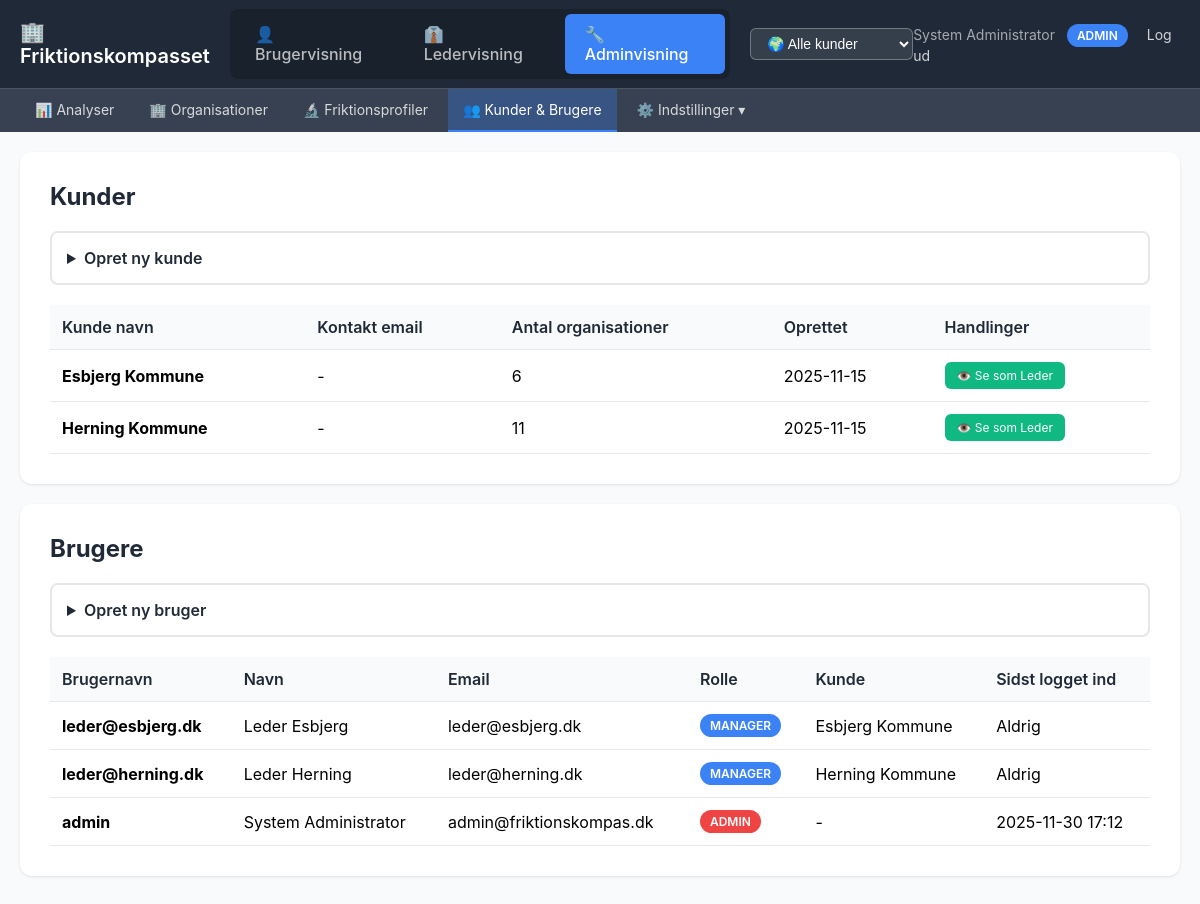
Page /admin/customers (signed in) on the committed database.
### tables this page shows
CREATE TABLE users (
                id TEXT PRIMARY KEY,
                username TEXT UNIQUE NOT NULL,
                password_hash TEXT NOT NULL,
                name TEXT NOT NULL,
                email TEXT,
                role TEXT NOT NULL CHECK(role IN ('admin', 'manager')),
                customer_id TEXT,
                is_active INTEGER DEFAULT 1,
                created_at TIMESTAMP DEFAULT CURRENT_TIMESTAMP,
                last_login TIMESTAMP,
                FOREIGN KEY (customer_id) REFERENCES customers(id) ON DELETE CASCADE
            );

CREATE TABLE customers (
                id TEXT PRIMARY KEY,
                name TEXT NOT NULL,
                contact_email TEXT,
                is_active INTEGER DEFAULT 1,
                created_at TIMESTAMP DEFAULT CURRENT_TIMESTAMP
            );

### admin_app.py (the view)
@app.route('/admin/customers')
@admin_required
def manage_customers():
    customers = list_customers()
    users = list_users()  # Alle users
    return render_template('admin/customers.html',
                         customers=customers,
                         users=users)

### admin_app.py (called while the page is built)
def admin_required(f):
    @wraps(f)
    def decorated_function(*args, **kwargs):
        if 'user' not in session:
            flash('Du skal være logget ind', 'error')
            return redirect(url_for('login'))
        if session['user']['role'] != 'admin':
            flash('Kun admin har adgang til denne side', 'error')
            return redirect(url_for('analyser'))
        return f(*args, **kwargs)
    return decorated_function

### db_hierarchical.py (called while the page is built)
@contextmanager
def get_db():
    conn = sqlite3.connect(DB_PATH, timeout=30.0)
    conn.row_factory = sqlite3.Row
    conn.execute("PRAGMA journal_mode=WAL")
    try:
        yield conn
        conn.commit()
    finally:
        conn.close()

### db_multitenant.py (called while the page is built)
@contextmanager
def get_db():
    conn = sqlite3.connect(DB_PATH)
    conn.row_factory = sqlite3.Row
    try:
        yield conn
        conn.commit()
    finally:
        conn.close()

def list_customers() -> list:
    with get_db() as conn:
        rows = conn.execute("""
            SELECT c.*, COUNT(DISTINCT ou.id) as unit_count
            FROM customers c
            LEFT JOIN organizational_units ou ON c.id = ou.customer_id
            GROUP BY c.id
            ORDER BY c.name
        """).fetchall()
        return [dict(row) for row in rows]

def list_users(customer_id: Optional[str] = None) -> list:
    with get_db() as conn:
        if customer_id:
            rows = conn.execute("""
                SELECT u.*, c.name as customer_name
                FROM users u
                LEFT JOIN customers c ON u.customer_id = c.id
                WHERE u.customer_id = ?
                ORDER BY u.name
            """, (customer_id,)).fetchall()
        else:
            rows = conn.execute("""
                SELECT u.*, c.name as customer_name
                FROM users u
                LEFT JOIN customers c ON u.customer_id = c.id
                ORDER BY u.name
            """).fetchall()
        return [dict(row) for row in rows]

### templates/admin/customers.html (shortened to what this page needs)
{% extends "admin/layout.html" %}
{% block content %}
<div class="card">
    <h2>Kunder</h2>
    <details>
        <summary>Opret ny kunde</summary>
    </details>
    {% if customers %}
    <table>
        <thead>
            <tr>
                <th>Kunde navn</th>
                <th>Kontakt email</th>
                <th>Antal organisationer</th>
                <th>Oprettet</th>
                <th>Handlinger</th>
            </tr>
        </thead>
        <tbody>
            {% for customer in customers %}
            <tr>
                <td><strong>{{ customer.name }}</strong></td>
                <td>{{ customer.contact_email or '-' }}</td>
                <td>{{ customer.unit_count }}</td>
                <td>{{ customer.created_at[:10] }}</td>
                <td>
                    <a href="/admin/impersonate/{{ customer.id }}" class="view-as-btn">👁️ Se som Leder</a>
                </td>
            </tr>
            {% endfor %}
        </tbody>
    </table>
    {% else %}
    <div class="empty">Ingen kunder endnu.</div>
    {% endif %}
</div>
<div class="card">
    <h2>Brugere</h2>
    <details>
        <summary>Opret ny bruger</summary>
    </details>
    {% if users %}
    <table>
        <thead>
            <tr>
                <th>Brugernavn</th>
                <th>Navn</th>
                <th>Email</th>
                <th>Rolle</th>
                <th>Kunde</th>
                <th>Sidst logget ind</th>
            </tr>
        </thead>
        <tbody>
            {% for user in users %}
            <tr>
                <td><strong>{{ user.username }}</strong></td>
                <td>{{ user.name }}</td>
                <td>{{ user.email or '-' }}</td>
                <td>
                    <span class="badge badge-{{ user.role }}">{{ user.role|upper }}</span>
                </td>
                <td>{{ user.customer_name or '-' }}</td>
                <td>{{ user.last_login[:16] if user.last_login else 'Aldrig' }}</td>
            </tr>
            {% endfor %}
        </tbody>
    </table>
    {% else %}
    <div class="empty">Ingen brugere endnu.</div>
    {% endif %}
</div>
{% endblock %}

### templates/admin/layout.html (shortened to what this page needs)
<!DOCTYPE html>
<html>
<head>
</head>
<body>
    <nav class="nav">
        <div class="nav-container">
            <div class="nav-brand">🏢 Friktionskompasset</div>
            {% if session.user.role == 'admin' and not session.impersonating %}
            <ul class="view-switcher">
                <li><a href="/admin/view/user" {% if session.get('view_mode') == 'user' %}class="active"{% endif %}>👤 Brugervisning</a></li>
                <li><a href="/admin/view/manager" {% if session.get('view_mode') == 'manager' %}class="active"{% endif %}>👔 Ledervisning</a></li>
                <li><a href="/admin/view/admin" {% if session.get('view_mode', 'admin') == 'admin' %}class="active"{% endif %}>🔧 Adminvisning</a></li>
            </ul>
            {% endif %}
            {% if session.user.role == 'admin' %}
            <div class="customer-switcher">
                <select id="customerSelect" onchange="switchCustomer(this.value)">
                    <option value="">🌍 Alle kunder</option>
                </select>
            </div>
            {% endif %}
            <div class="nav-user">
                {{ session.user.name }}
                <span class="user-badge">{{ session.user.role|upper }}</span>
                <a href="/logout" style="color: rgba(255,255,255,0.8); margin-left: 15px; text-decoration: none;">Log ud</a>
            </div>
        </div>
    </nav>
    <div class="submenu">
        <div class="submenu-container">
            {% set view_mode = session.get('view_mode', 'admin') %}
            {% if view_mode == 'user' %}
            <ul class="submenu-links">
                <li><a href="/admin/user-view/survey" {% if 'user-view' in request.path %}class="active"{% endif %}>📝 Spørgeskema</a></li>
            </ul>
            {% else %}
            <ul class="submenu-links">
                <li><a href="/admin/analyser" {% if 'analyser' in request.path %}class="active"{% endif %}>📊 Analyser</a></li>
                <li><a href="/admin" {% if request.path == '/admin' and 'campaign' not in request.path %}class="active"{% endif %}>🏢 Organisationer</a></li>
                <li><a href="/admin/profiler" {% if 'profiler' in request.path %}class="active"{% endif %}>🔬 Friktionsprofiler</a></li>
                <li><a href="/admin/customers" {% if 'customers' in request.path %}class="active"{% endif %}>👥 Kunder & Brugere</a></li>
                <li class="submenu-dropdown">
                    <a href="#" class="dropdown-toggle {% if 'email' in request.path or 'settings' in request.path or 'profil-questions' in request.path or 'seed' in request.path %}active{% endif %}">⚙️ Indstillinger ▾</a>
                </li>
            </ul>
            {% endif %}
        </div>
    </div>
    <div class="container">
        {% block content %}{% endblock %}
    </div>
</body>
</html>

### templates/admin/layout.html (style rules this page uses)
* { margin: 0; padding: 0; box-sizing: border-box; }
body { font-family: -apple-system, BlinkMacSystemFont, 'Segoe UI', Arial, sans-serif; background: #f9fafb; }
.nav { background: #1f2937; color: white; padding: 0; box-shadow: 0 2px 4px rgba(0,0,0,0.1); }
.nav-container { max-width: 1400px; margin: 0 auto; display: flex; align-items: center; justify-content: space-between; padding: 0 20px; }
.nav-brand { font-size: 1.25rem; font-weight: 600; padding: 20px 0; }
.view-switcher { display: flex; gap: 5px; list-style: none; background: rgba(0,0,0,0.2); padding: 5px; border-radius: 8px; }
.view-switcher a { color: rgba(255,255,255,0.7); text-decoration: none; padding: 10px 20px; display: block; transition: all 0.2s; border-radius: 6px; font-weight: 500; }
.view-switcher a.active { background: #3b82f6; color: white; }
.submenu { background: #374151; border-top: 1px solid rgba(255,255,255,0.1); }
.submenu-container { max-width: 1400px; margin: 0 auto; padding: 0 20px; }
.submenu-links { display: flex; gap: 5px; list-style: none; padding: 0; margin: 0; }
.submenu-links a { color: rgba(255,255,255,0.8); text-decoration: none; padding: 12px 15px; display: block; transition: all 0.2s; font-size: 0.875rem; }
.submenu-links a.active { background: rgba(59, 130, 246, 0.3); color: white; border-bottom: 2px solid #3b82f6; }
.submenu-dropdown { position: relative; }
.submenu-dropdown .dropdown-toggle { cursor: pointer; }
.nav-user { color: rgba(255,255,255,0.6); font-size: 0.875rem; }
.user-badge { display: inline-block; background: #3b82f6; color: white; padding: 4px 10px; border-radius: 12px; font-size: 0.75rem; font-weight: 600; margin-left: 8px; }
.customer-switcher { margin-left: 20px; }
.customer-switcher select { padding: 6px 12px; border-radius: 6px; border: 1px solid rgba(255,255,255,0.3); background: rgba(255,255,255,0.1); color: white; font-size: 14px; cursor: pointer; transition: all 0.2s; }
.customer-switcher select option { background: #1f2937; color: white; }
.container { max-width: 1400px; margin: 0 auto; padding: 20px; }

### templates/admin/customers.html (style rules this page uses)
.card { background: white; border-radius: 12px; padding: 30px; margin-bottom: 20px; box-shadow: 0 1px 3px rgba(0,0,0,0.1); }
.card h2 { margin-bottom: 20px; color: #1f2937; }
table { width: 100%; border-collapse: collapse; margin-top: 20px; }
th, td { text-align: left; padding: 12px; border-bottom: 1px solid #e5e7eb; }
th { background: #f9fafb; font-weight: 600; color: #1f2937; }
.badge { display: inline-block; padding: 4px 10px; border-radius: 12px; font-size: 0.75rem; font-weight: 600; }
.badge-admin { background: #ef4444; color: white; }
.badge-manager { background: #3b82f6; color: white; }
.view-as-btn { background: #10b981; color: white; padding: 6px 12px; border: none; border-radius: 6px; cursor: pointer; font-size: 0.75rem; text-decoration: none; display: inline-block; }
details { margin-bottom: 20px; border: 2px solid #e5e7eb; border-radius: 8px; padding: 15px; }
summary { cursor: pointer; font-weight: 600; color: #1f2937; user-select: none; }

### rows in the picture
users: user.name "System Administrator", username "admin", name "System Administrator", email "admin@friktionskompas.dk", role "ADMIN", customer_name "-", last_login "2025-11-30 17:12"
customers: name "Esbjerg Kommune", contact_email "-", unit_count "6", created_at "2025-11-15"
customers: name "Herning Kommune", contact_email "-", unit_count "11", created_at "2025-11-15"
users: username "leder@esbjerg.dk", name "Leder Esbjerg", email "leder@esbjerg.dk", role "MANAGER", name "Esbjerg Kommune", last_login "Aldrig"
users: username "leder@herning.dk", name "Leder Herning", email "leder@herning.dk", role "MANAGER", name "Herning Kommune", last_login "Aldrig"

### other values in the picture
{{ session.user.role|upper }} "ADMIN"
